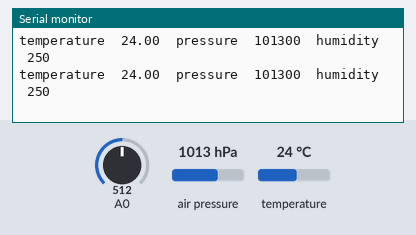
The sketch below on a simulated Arduino Uno, built with avr-gcc and run on an emulated ATmega328P. Parts: the last lines printed to the serial monitor. Inputs (shaded band) come from the test bench; at power-on: air pressure 1013 hPa, A0 = 512, temperature 24 °C.

Above: at 1.8 s.
1.9 s: air pressure set to 952 hPa
At 2.8 s:
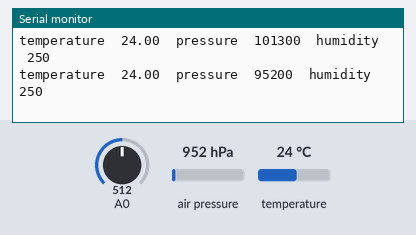
3.4 s: A0 set to 716
At 4.7 s:
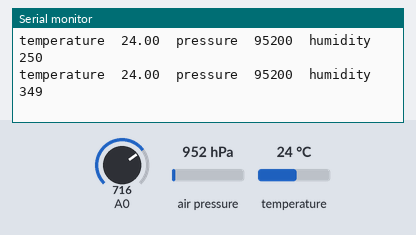
4.9 s: temperature set to 12 °C
At 5.8 s:
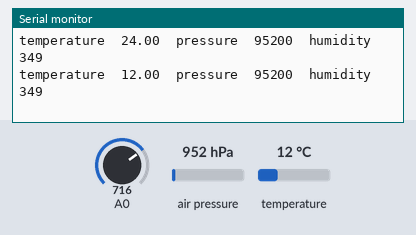
6.4 s: A0 set to 900
At 7.7 s:
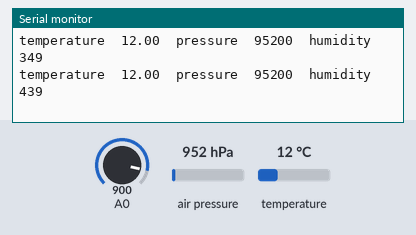
7.9 s: air pressure set to 975 hPa
At 8.9 s:
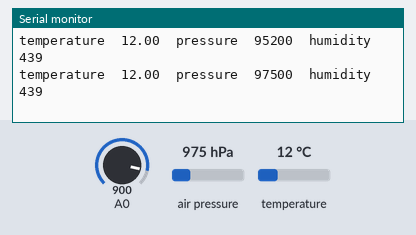
Timing chart, 0 to 10.4 s (numbered marks = the images above; inputs shaded):
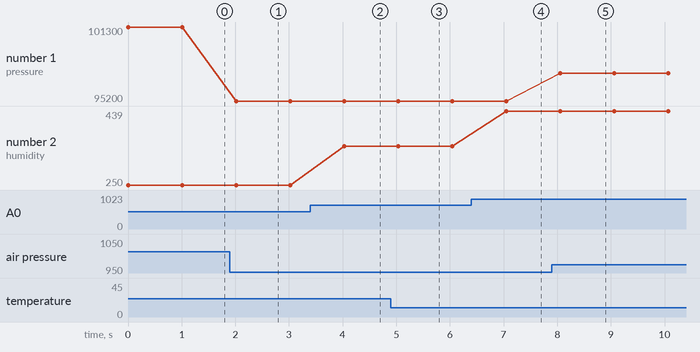

Measured:
- after the input at 1.9 s, the serial monitor: prints a new line after 0.11 s (image 1)
- after the input at 3.4 s, the serial monitor: prints a new line after 0.63 s (image 2)
- after the input at 4.9 s, the serial monitor: prints a new line after 0.13 s (image 3)
- after the input at 6.4 s, the serial monitor: prints a new line after 0.65 s (image 4)
- after the input at 7.9 s, the serial monitor: prints a new line after 0.15 s (image 5)
- plotted number 1: 101300 → 95200 after the input at 1.9 s, 95200 → 97500 after the input at 7.9 s
- plotted number 2: 250 → 349 after the input at 3.4 s, 349 → 439 after the input at 6.4 s

The sketch:

marv2.ino
```cpp
#include <Wire.h>
#include <Adafruit_BMP085.h>

Adafruit_BMP085 bmp;

void setup() {
  Serial.begin(9600, SERIAL_8E1);
  if (!bmp.begin()) {
	Serial.println("Could not find a valid BMP085 sensor, check wiring!");
	while (1) {}
  }
}

void loop() {
    Serial.print("temperature\t");
    Serial.print(bmp.readTemperature());

    Serial.print("\tpressure\t");
    Serial.print(bmp.readPressure());

    int humidity = (int)((analogRead(A0) / (1024 / 5.0)) / 1.0 * 100);
    Serial.print("\thumidity\t");
    Serial.print(humidity);

    Serial.println("");

    delay(1000);
}
```
